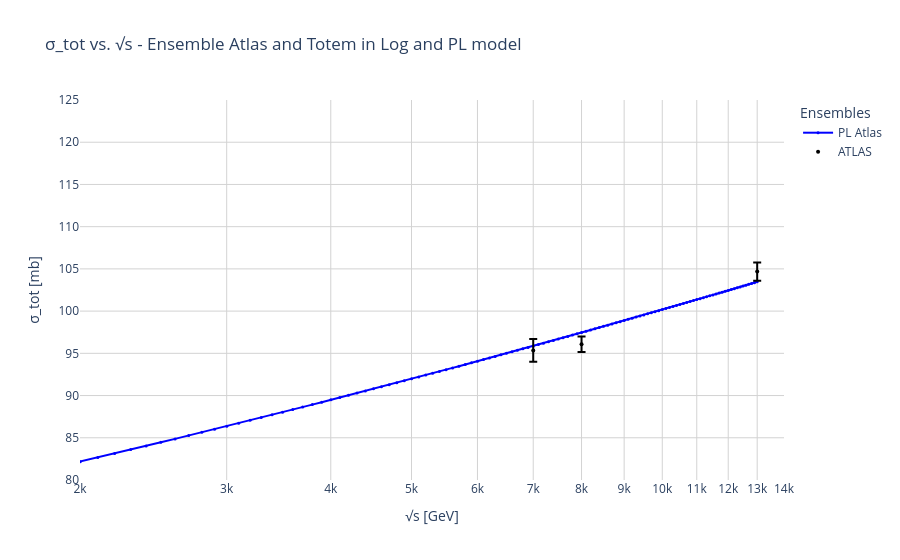

Notebook cell for this chart:
### Code cell
# # PLOT BORN SIGMA TOT =============================================================
# # 
# # =============================================================


data_sigma_tot_atlas = pd.read_csv(
    "../../../../data/sigma_tot_2/ensemble_StRh_atlas.dat",
    delim_whitespace=True,
    header=None,
    nrows=70
)

x_sigma_tot_atlas = data_sigma_tot_atlas[0].to_numpy()
y_sigma_tot_atlas = data_sigma_tot_atlas[1].to_numpy()
y_error_sigma_tot_atlas = data_sigma_tot_atlas[2].to_numpy()

lst_born_amp = []

start_sqrt_s = 1
max_sqrt_s = 13010
step = 100

def add_total_trace(fig, x, y, color='red', label='', line_style='solid', legend=True, size = 3, width = 2):
    fig.add_trace(go.Scatter(
        x=x,
        y=y,
        mode='lines+markers',
        line=dict(color=color, width=width, dash=line_style),
        marker=dict(size=size),
        name = label, 
        showlegend=legend
    ))

def get_sigma_tot(epsilon, mg, a1, a2, mg_model):

    lst_sigma_tot = []
    lst_sqrt_s = []

    sqrt_s = start_sqrt_s

    while sqrt_s <= max_sqrt_s:

        s = sqrt_s ** 2

        integral_value = full_int(mg, a1, a2, mg_model, 0.0, sqrt_s) 

        born_amp = amp_calculation(integral_value, s, epsilon, 0)
        lst_born_amp.append(born_amp)
        
        lst_sigma_tot.append(sigma_tot(
            amp_calculation(integral_value, s, epsilon, 0), s))
        
        lst_sqrt_s.append(sqrt_s)
        sqrt_s += step
    return lst_sigma_tot, lst_sqrt_s

##-----------------------------------------------------------------------------------------------

sigma_tot_pl_atlas = get_sigma_tot(
    minuit_born.values['eps'],
    minuit_born.values['mg'],
    minuit_born.values['a1'],
    minuit_born.values['a2'],
    m2_pl
)

sigma_tot_pl_atlas_values = sigma_tot_pl_atlas[0]
lst_sqrt_s = sigma_tot_pl_atlas[1]



fig = go.Figure()

add_total_trace(fig, lst_sqrt_s, sigma_tot_pl_atlas_values, color='blue', label='PL Atlas', line_style='solid')

#-----------------------------------------------------------------------------------------------
#----

add_data_trace(fig, x_sigma_tot_atlas, y_sigma_tot_atlas, y_error_sigma_tot_atlas, name='ATLAS', show_label=True, mode='markers')

fig.update_layout(
    title = 'σ_tot vs. √s - Ensemble Atlas and Totem in Log and PL model',
    xaxis=dict(
        title='√s [GeV]',
        type='log',
        range=[np.log10(2000), np.log10(14000)],
    ),
    yaxis=dict(
        title='σ_tot [mb]',
        range=[80, 125]
    ),
    showlegend=True,
    legend=dict(
        title='Ensembles'
    ),
    plot_bgcolor='white',
    hovermode='x unified'
)
    
fig.update_xaxes(gridcolor='lightgray')
fig.update_yaxes(gridcolor='lightgray')

# fig.show(renderer="browser")

### Figure 1 — Plotly figure (JSON) as saved in the notebook; plotly's stock layout.template omitted (floating-point values rounded to 4 significant figures; data arrays with more than 128 entries replaced by an {"elided": "..."} marker saying what was removed)
{"data": [{"line": {"color": "blue", "dash": "solid", "width": 2}, "marker": {"size": 3}, "mode": "lines+markers", "name": "PL Atlas", "showlegend": true, "type": "scatter", "x": {"elided": "131 int values"}, "y": {"elided": "131 float values"}}, {"error_y": {"array": [0.195, 0.195, 0.2141, 0.53, 0.1583, 1.116, 1.116, 1.743, 0.159, 0.2011, 0.8, 0.1594, 1.116, 1.116, 0.58, 0.1598, 0.2022, 0.1604, 1.116, 1.619, 1.215, 0.161, 0.2035, 1.0, 0.162, 0.1627, 0.2339, 0.3, 0.3969, 0.25, 0.7, 0.7, 0.92, 0.55, 1.0, 0.1693, 0.1735, 0.17, 1.2, 0.2133, 0.188, 0.4077, 0.24, 0.8, 0.4, 0.2, 0.6, 0.6199, 0.4, 0.24, 0.4069, 0.8, 0.2638, 0.1723, 0.2, 0.4183, 0.35, 0.4, 0.7, 0.322, 0.4, 0.4464, 0.3177, 0.38, 0.9, 3.5, 2.0, 1.36, 0.92, 1.09], "type": "data", "visible": true}, "marker": {"color": "black", "size": 4}, "mode": "markers", "name": "ATLAS", "showlegend": true, "type": "scatter", "x": [10.25, 10.69, 11.12, 11.46, 11.54, 11.78, 13.63, 13.76, 13.76, 13.76, 13.9, 15.06, 15.19, 16.66, 16.66, 16.83, 16.83, 17.91, 18.01, 18.17, 19.22, 19.42, 19.42, 19.66, 21.26, 22.96, 23.5, 23.5, 23.5, 23.5, 23.5, 23.6, 23.76, 23.76, 23.88, 24.16, 25.29, 26.38, 27.6, 30.6, 30.6, 30.6, 30.6, 30.6, 30.6, 30.7, 30.8, 35.2, 44.7, 44.7, 44.9, 45.2, 52.8, 52.8, 52.8, 52.8, 52.8, 52.9, 53.2, 62.3, 62.4, 62.5, 62.7, 62.7, 62.8, 63.0, 200.0, 7000.0, 8000.0, 13000.0], "y": [38.43, 38.44, 38.65, 36.68, 38.28, 37.6, 37.6, 38.7, 38.46, 38.39, 38.9, 38.58, 37.6, 37.6, 38.47, 38.69, 38.62, 38.83, 37.4, 39.6, 38.5, 38.98, 38.9, 39.0, 39.24, 39.42, 39.65, 39.4, 39.13, 38.8, 38.9, 38.7, 39.21, 40.68, 39.0, 39.59, 39.69, 39.77, 40.6, 40.22, 40.11, 39.91, 40.07, 40.2, 40.1, 40.1, 40.0, 40.42, 41.7, 41.9, 41.89, 42.5, 43.01, 42.38, 42.1, 42.85, 42.71, 42.4, 42.9, 43.55, 43.1, 44.0, 43.82, 42.96, 44.1, 42.2, 51.81, 95.35, 96.07, 104.7]}], "layout": {"hovermode": "x unified", "legend": {"title": {"text": "Ensembles"}}, "plot_bgcolor": "white", "showlegend": true, "title": {"text": "σ_tot vs. √s - Ensemble Atlas and Totem in Log and PL model"}, "xaxis": {"gridcolor": "lightgray", "range": [3.301, 4.146], "title": {"text": "√s [GeV]"}, "type": "log"}, "yaxis": {"gridcolor": "lightgray", "range": [80, 125], "title": {"text": "σ_tot [mb]"}}}}
